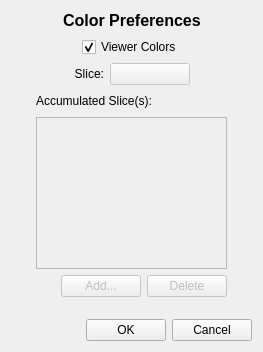
<?xml version="1.0" encoding="UTF-8"?>
<ui version="4.0">
 <class>SliceColorPreferencesClass</class>
 <widget class="QDialog" name="SliceColorPreferencesClass">
  <property name="geometry">
   <rect>
    <x>0</x>
    <y>0</y>
    <width>263</width>
    <height>352</height>
   </rect>
  </property>
  <property name="windowTitle">
   <string>SliceColorPreferences</string>
  </property>
  <layout class="QVBoxLayout" name="verticalLayout_2">
   <item>
    <layout class="QHBoxLayout" name="horizontalLayout">
     <item>
      <spacer name="horizontalSpacer">
       <property name="orientation">
        <enum>Qt::Horizontal</enum>
       </property>
       <property name="sizeHint" stdset="0">
        <size>
         <width>40</width>
         <height>20</height>
        </size>
       </property>
      </spacer>
     </item>
     <item>
      <widget class="QLabel" name="label">
       <property name="font">
        <font>
         <pointsize>12</pointsize>
         <weight>75</weight>
         <bold>true</bold>
        </font>
       </property>
       <property name="text">
        <string>&lt;font color='black'&gt;Color Preferences&lt;/font&gt;</string>
       </property>
      </widget>
     </item>
     <item>
      <spacer name="horizontalSpacer_2">
       <property name="orientation">
        <enum>Qt::Horizontal</enum>
       </property>
       <property name="sizeHint" stdset="0">
        <size>
         <width>40</width>
         <height>20</height>
        </size>
       </property>
      </spacer>
     </item>
    </layout>
   </item>
   <item>
    <layout class="QHBoxLayout" name="horizontalLayout_7">
     <item>
      <spacer name="horizontalSpacer_10">
       <property name="orientation">
        <enum>Qt::Horizontal</enum>
       </property>
       <property name="sizeHint" stdset="0">
        <size>
         <width>40</width>
         <height>20</height>
        </size>
       </property>
      </spacer>
     </item>
     <item>
      <widget class="QCheckBox" name="viewerColorsCheckBox">
       <property name="text">
        <string>Viewer Colors</string>
       </property>
       <property name="checked">
        <bool>true</bool>
       </property>
      </widget>
     </item>
     <item>
      <spacer name="horizontalSpacer_11">
       <property name="orientation">
        <enum>Qt::Horizontal</enum>
       </property>
       <property name="sizeHint" stdset="0">
        <size>
         <width>40</width>
         <height>20</height>
        </size>
       </property>
      </spacer>
     </item>
    </layout>
   </item>
   <item>
    <layout class="QHBoxLayout" name="horizontalLayout_3">
     <item>
      <spacer name="horizontalSpacer_4">
       <property name="orientation">
        <enum>Qt::Horizontal</enum>
       </property>
       <property name="sizeHint" stdset="0">
        <size>
         <width>40</width>
         <height>20</height>
        </size>
       </property>
      </spacer>
     </item>
     <item>
      <widget class="QLabel" name="label_2">
       <property name="text">
        <string>&lt;font color='black'&gt;Slice:&lt;/font&gt;</string>
       </property>
       <property name="alignment">
        <set>Qt::AlignRight|Qt::AlignTrailing|Qt::AlignVCenter</set>
       </property>
      </widget>
     </item>
     <item>
      <widget class="QPushButton" name="sliceColorButton">
       <property name="enabled">
        <bool>false</bool>
       </property>
       <property name="minimumSize">
        <size>
         <width>80</width>
         <height>0</height>
        </size>
       </property>
       <property name="text">
        <string/>
       </property>
      </widget>
     </item>
     <item>
      <spacer name="horizontalSpacer_5">
       <property name="orientation">
        <enum>Qt::Horizontal</enum>
       </property>
       <property name="sizeHint" stdset="0">
        <size>
         <width>40</width>
         <height>20</height>
        </size>
       </property>
      </spacer>
     </item>
    </layout>
   </item>
   <item>
    <layout class="QHBoxLayout" name="horizontalLayout_6">
     <item>
      <spacer name="horizontalSpacer_8">
       <property name="orientation">
        <enum>Qt::Horizontal</enum>
       </property>
       <property name="sizeHint" stdset="0">
        <size>
         <width>40</width>
         <height>20</height>
        </size>
       </property>
      </spacer>
     </item>
     <item>
      <layout class="QVBoxLayout" name="verticalLayout">
       <item>
        <layout class="QHBoxLayout" name="horizontalLayout_5">
         <item>
          <widget class="QLabel" name="accumulatedColorLabel">
           <property name="text">
            <string>Accumulated Slice(s):</string>
           </property>
          </widget>
         </item>
         <item>
          <spacer name="horizontalSpacer_7">
           <property name="orientation">
            <enum>Qt::Horizontal</enum>
           </property>
           <property name="sizeHint" stdset="0">
            <size>
             <width>40</width>
             <height>20</height>
            </size>
           </property>
          </spacer>
         </item>
        </layout>
       </item>
       <item>
        <widget class="QListWidget" name="accumulatedColorList">
         <property name="enabled">
          <bool>false</bool>
         </property>
         <property name="maximumSize">
          <size>
           <width>200</width>
           <height>16777215</height>
          </size>
         </property>
        </widget>
       </item>
       <item>
        <layout class="QHBoxLayout" name="horizontalLayout_4">
         <item>
          <spacer name="horizontalSpacer_6">
           <property name="orientation">
            <enum>Qt::Horizontal</enum>
           </property>
           <property name="sizeHint" stdset="0">
            <size>
             <width>40</width>
             <height>20</height>
            </size>
           </property>
          </spacer>
         </item>
         <item>
          <widget class="QPushButton" name="addButton">
           <property name="enabled">
            <bool>false</bool>
           </property>
           <property name="text">
            <string>Add...</string>
           </property>
          </widget>
         </item>
         <item>
          <widget class="QPushButton" name="deleteButton">
           <property name="enabled">
            <bool>false</bool>
           </property>
           <property name="text">
            <string>Delete</string>
           </property>
          </widget>
         </item>
        </layout>
       </item>
      </layout>
     </item>
     <item>
      <spacer name="horizontalSpacer_9">
       <property name="orientation">
        <enum>Qt::Horizontal</enum>
       </property>
       <property name="sizeHint" stdset="0">
        <size>
         <width>40</width>
         <height>20</height>
        </size>
       </property>
      </spacer>
     </item>
    </layout>
   </item>
   <item>
    <spacer name="verticalSpacer">
     <property name="orientation">
      <enum>Qt::Vertical</enum>
     </property>
     <property name="sizeHint" stdset="0">
      <size>
       <width>20</width>
       <height>56</height>
      </size>
     </property>
    </spacer>
   </item>
   <item>
    <layout class="QHBoxLayout" name="horizontalLayout_2">
     <item>
      <spacer name="horizontalSpacer_3">
       <property name="orientation">
        <enum>Qt::Horizontal</enum>
       </property>
       <property name="sizeHint" stdset="0">
        <size>
         <width>40</width>
         <height>20</height>
        </size>
       </property>
      </spacer>
     </item>
     <item>
      <widget class="QPushButton" name="okButton">
       <property name="text">
        <string>OK</string>
       </property>
      </widget>
     </item>
     <item>
      <widget class="QPushButton" name="cancelButton">
       <property name="text">
        <string>Cancel</string>
       </property>
      </widget>
     </item>
    </layout>
   </item>
  </layout>
 </widget>
 <layoutdefault spacing="6" margin="11"/>
 <resources/>
 <connections/>
</ui>
